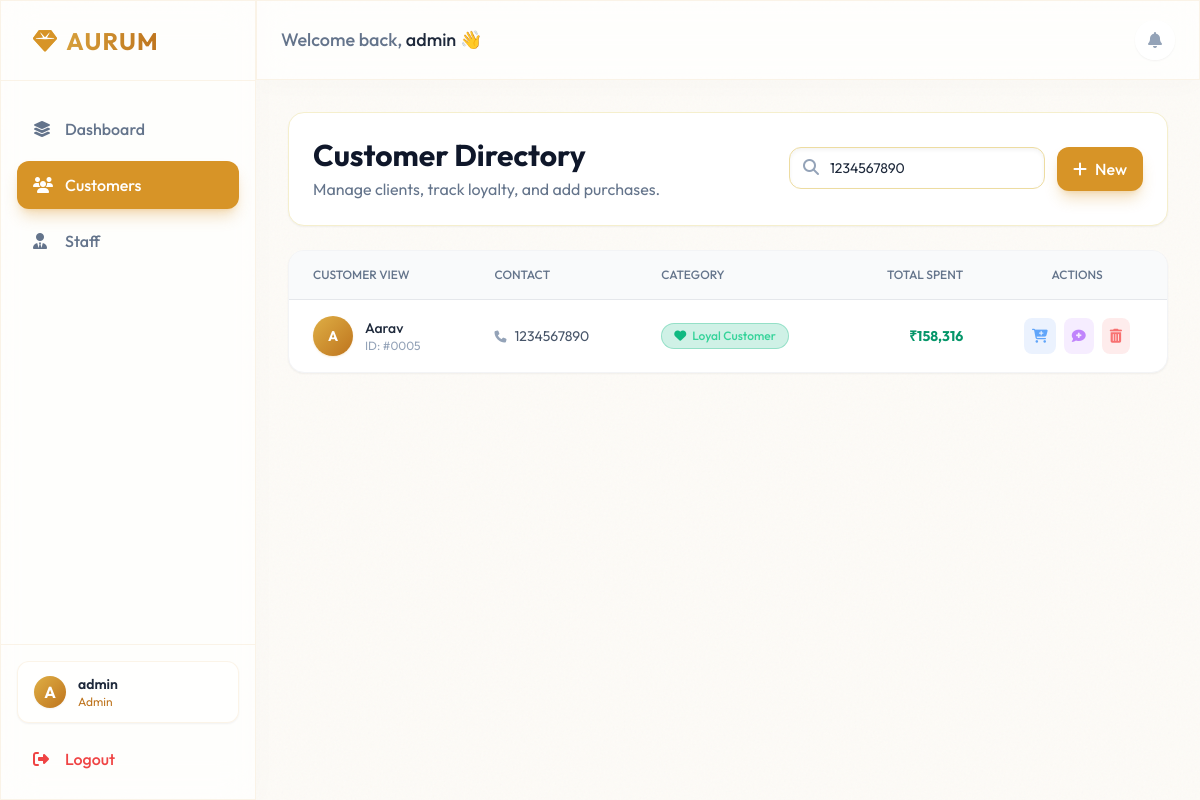
Screenshot of /customers?search=1234567890 (signed in) with the database file from the repository.
### models.py (models this page shows, shortened)
class User(UserMixin, db.Model):
    __tablename__ = 'users'
    id = db.Column(db.Integer, primary_key=True)
    username = db.Column(db.String(150), unique=True, nullable=False)
    password = db.Column(db.String(150), nullable=False)
    role = db.Column(db.String(50), default='Staff') # Admin or Staff
    customers = db.relationship('Customer', backref='staff', lazy=True)

class Customer(db.Model):
    __tablename__ = 'customers'
    id = db.Column(db.Integer, primary_key=True)
    name = db.Column(db.String(150), nullable=False)
    phone = db.Column(db.String(20), nullable=False)
    address = db.Column(db.String(255), nullable=True)
    email = db.Column(db.String(150), nullable=True)
    category = db.Column(db.String(50), default='New Customer')
    total_spending = db.Column(db.Float, default=0.0)
    created_at = db.Column(db.DateTime, default=datetime.utcnow)
    staff_id = db.Column(db.Integer, db.ForeignKey('users.id'), nullable=True)
    purchases = db.relationship('Purchase', backref='customer', lazy=True, cascade="all, delete-orphan")
    notes = db.relationship('Note', backref='customer', lazy=True, cascade="all, delete-orphan")

### app.py (the view, shortened to what this page needs)
@app.route('/customers', methods=['GET', 'POST'])
@login_required
def customers():
    search = request.args.get('search')
    if search:
        customers = Customer.query.filter((Customer.name.contains(search)) | (Customer.phone.contains(search))).all()
    else:
        customers = Customer.query.all()
    staff_members = User.query.all()
    return render_template('customers.html', customers=customers, search_query=search, staff_members=staff_members)

### app.py (called while the page is built)
@login_manager.user_loader
def load_user(user_id):
    return User.query.get(int(user_id))

### templates/customers.html (shortened to what this page needs)
{% extends "base.html" %}
{% block content %}
<div class="space-y-6 animate-[fadeIn_0.5s_ease-out]">
    <div
        class="flex flex-col md:flex-row justify-between items-start md:items-center gap-4 bg-white p-6 rounded-2xl border border-gold-100 shadow-sm">
        <div>
            <h1 class="text-3xl font-bold text-slate-900 mb-1">Customer Directory</h1>
            <p class="text-slate-500">Manage clients, track loyalty, and add purchases.</p>
        </div>
        <div class="flex gap-3 w-full md:w-auto">
            <form action="{{ url_for('customers') }}" method="GET" class="relative flex-1 md:w-64">
                <input type="text" name="search" value="{{ search_query or '' }}" placeholder="Search name or phone..."
                    class="w-full bg-white border border-gold-200 rounded-xl pl-10 pr-4 py-2.5 text-sm text-slate-800 focus:ring-2 focus:ring-gold-500/50 focus:border-gold-500 outline-none shadow-inner">
                <i class="fa-solid fa-search absolute left-3.5 top-3 text-slate-400"></i>
            </form>
            <button onclick="openModal('addCustomerModal')"
                class="bg-gold-500 hover:bg-gold-400 text-white px-4 py-2.5 rounded-xl font-medium shadow-lg shadow-gold-500/30 transition-all hover:-translate-y-0.5 whitespace-nowrap">
                <i class="fa-solid fa-plus mr-2"></i>New
            </button>
        </div>
    </div>
    <div
        class="bg-white shadow-sm hover:shadow-md rounded-2xl border border-gray-100 overflow-hidden transition-all duration-300">
        <div class="overflow-x-auto">
            <table class="w-full text-left text-sm text-slate-600">
                <thead class="text-xs text-slate-500 uppercase bg-gray-50 border-b border-gray-200">
                    <tr>
                        <th class="px-6 py-4 font-medium">Customer View</th>
                        <th class="px-6 py-4 font-medium">Contact</th>
                        <th class="px-6 py-4 font-medium">Category</th>
                        <th class="px-6 py-4 font-medium text-right">Total Spent</th>
                        <th class="px-6 py-4 font-medium text-center">Actions</th>
                    </tr>
                </thead>
                <tbody class="divide-y divide-gray-100">
                    {% for customer in customers %}
                    <tr class="hover:bg-gold-50/50 transition-colors">
                        <td class="px-6 py-4">
                            <div class="flex items-center gap-3 cursor-pointer group"
                                onclick="viewCustomer({{ customer.id }})">
                                <div
                                    class="w-10 h-10 rounded-full bg-gradient-to-br from-gold-400 to-gold-600 flex items-center justify-center text-white font-bold shadow-sm shadow-gold-500/20">
                                    {{ customer.name[0] | upper }}
                                </div>
                                <div>
                                    <h4 class="text-slate-800 font-medium group-hover:text-gold-600 transition-colors">
                                        {{ customer.name }}</h4>
                                    <p class="text-xs text-slate-400">ID: #{{ '%04d' % customer.id }}</p>
                                </div>
                            </div>
                        </td>
                        <td class="px-6 py-4">
                            <p class="text-slate-600"><i class="fa-solid fa-phone text-xs mr-2 text-slate-400"></i>{{
                                customer.phone }}</p>
                        </td>
                        <td class="px-6 py-4">
                            {% set cat_class = 'category-badge-' + customer.category.split(' ')[0] %}
                            <span
                                class="px-3 py-1 rounded-full text-xs font-medium {{ cat_class }} flex items-center inline-flex gap-1.5 w-max">
                                {% if customer.category == 'Gold Member' %}<i
                                    class="fa-solid fa-crown text-gold-500"></i>
                                {% elif customer.category == 'Loyal Customer' %}<i
                                    class="fa-solid fa-heart text-emerald-500"></i>
                                {% else %}<i class="fa-solid fa-star text-blue-500"></i>{% endif %}
                                {{ customer.category }}
                            </span>
                        </td>
                        <td class="px-6 py-4 text-right font-bold text-emerald-600">
                            ₹{{ "{:,.0f}".format(customer.total_spending) }}
                        </td>
                        <td class="px-6 py-4">
                            <div class="flex justify-center gap-2">
                                <button
                                    onclick="openPurchaseModal({{ customer.id }}, '{{ customer.name|replace('\'', '\\\'') }}', '{{ customer.category }}')"
                                    class="p-2 bg-blue-500/10 text-blue-400 hover:bg-blue-500/20 rounded-lg transition-colors"
                                    title="Add Purchase">
                                    <i class="fa-solid fa-cart-plus"></i>
                                </button>
                                <button
                                    onclick="openNoteModal({{ customer.id }}, '{{ customer.name|replace('\'', '\\\'') }}')"
                                    class="p-2 bg-purple-500/10 text-purple-400 hover:bg-purple-500/20 rounded-lg transition-colors"
                                    title="Add Note">
                                    <i class="fa-solid fa-comment-medical"></i>
                                </button>
                                <form action="{{ url_for('delete_customer', id=customer.id) }}" method="POST"
                                    onsubmit="return confirm('Delete this customer?');" class="inline">
                                    <button type="submit"
                                        class="p-2 bg-red-500/10 text-red-400 hover:bg-red-500/20 rounded-lg transition-colors"
                                        title="Delete">
                                        <i class="fa-solid fa-trash-can"></i>
                                    </button>
                                </form>
                            </div>
                        </td>
                    </tr>
                    {% endfor %}
                </tbody>
            </table>
        </div>
    </div>
</div>
{% endblock %}

### templates/base.html (shortened to what this page needs)
<!DOCTYPE html>
<html lang="en">
<head>
    <link rel="stylesheet" href="https://cdnjs.cloudflare.com/ajax/libs/font-awesome/6.4.0/css/all.min.css">
    <script src="https://cdn.tailwindcss.com"></script>
</head>
<body class="font-sans antialiased min-h-screen flex selection:bg-gold-500 selection:text-white">
    {% if current_user.is_authenticated %}
    <aside class="w-64 glass border-r border-gold-500/10 hidden md:flex flex-col flex-shrink-0 transition-all duration-300">
        <div class="h-20 flex items-center px-8 border-b border-gold-500/10">
            <h1 class="text-2xl font-bold text-transparent bg-clip-text bg-gradient-to-r from-gold-400 to-gold-600 tracking-wider">
                <i class="fa-solid fa-gem mr-2 text-gold-500"></i>AURUM
            </h1>
        </div>
        <nav class="flex-1 px-4 py-6 space-y-2">
            <a href="{{ url_for('dashboard') }}" class="flex items-center gap-3 px-4 py-3 rounded-xl transition-all duration-300 {% if request.endpoint == 'dashboard' %}bg-gold-500 text-white shadow-lg shadow-gold-500/30{% else %}text-slate-500 hover:bg-gold-50/50 hover:text-gold-600{% endif %}">
                <i class="fa-solid fa-layer-group w-5"></i>
                <span class="font-medium">Dashboard</span>
            </a>
            <a href="{{ url_for('customers') }}" class="flex items-center gap-3 px-4 py-3 rounded-xl transition-all duration-300 {% if request.endpoint == 'customers' %}bg-gold-500 text-white shadow-lg shadow-gold-500/30{% else %}text-slate-500 hover:bg-gold-50/50 hover:text-gold-600{% endif %}">
                <i class="fa-solid fa-users w-5"></i>
                <span class="font-medium">Customers</span>
            </a>
            <a href="{{ url_for('staff') }}" class="flex items-center gap-3 px-4 py-3 rounded-xl transition-all duration-300 {% if request.endpoint == 'staff' %}bg-gold-500 text-white shadow-lg shadow-gold-500/30{% else %}text-slate-500 hover:bg-gold-50/50 hover:text-gold-600{% endif %}">
                <i class="fa-solid fa-user-tie w-5"></i>
                <span class="font-medium">Staff</span>
            </a>
        </nav>
        <div class="p-4 border-t border-gold-500/10">
            <div onclick="openModal('currentStaffProfileModal')" class="flex items-center gap-3 px-4 py-3 bg-white/50 border border-gold-500/10 rounded-xl mb-3 shadow-sm cursor-pointer hover:bg-gold-50/50 hover:border-gold-500/20 transition-all">
                <div class="w-8 h-8 rounded-full bg-gradient-to-br from-gold-400 to-gold-600 flex items-center justify-center font-bold text-white shadow-sm">
                    {{ current_user.username[0] | upper }}
                </div>
                <div>
                    <p class="text-sm font-semibold text-slate-800">{{ current_user.username }}</p>
                    <p class="text-xs text-gold-600">{{ current_user.role }}</p>
                </div>
            </div>
            <a href="{{ url_for('logout') }}" class="flex items-center gap-3 px-4 py-3 rounded-xl text-red-500 hover:bg-red-50 transition-colors">
                <i class="fa-solid fa-right-from-bracket w-5"></i>
                <span class="font-medium">Logout</span>
            </a>
        </div>
    </aside>
    {% endif %}
    <main class="flex-1 flex flex-col h-screen overflow-hidden">
        <header class="h-20 glass flex items-center justify-between px-6 border-b border-gold-500/10 sticky top-0 z-40">
            {% if current_user.is_authenticated %}
            <div class="hidden md:block">
                <h2 class="text-lg font-medium text-slate-500">Welcome back, <span class="text-slate-800">{{ current_user.username }}</span> 👋</h2>
            </div>
            <div class="flex items-center gap-4">
                <button class="w-10 h-10 rounded-full glass hover:bg-gold-50 transition-colors flex items-center justify-center text-slate-400 hover:text-gold-600 border border-transparent hover:border-gold-500/20 shadow-sm">
                    <i class="fa-solid fa-bell"></i>
                </button>
            </div>
            {% else %}
            <div class="w-full text-center">
                <h1 class="text-2xl font-bold text-transparent bg-clip-text bg-gradient-to-r from-gold-300 to-gold-500 tracking-wider">
                    <i class="fa-solid fa-gem mr-2 text-gold-400"></i>AURUM CRM
                </h1>
            </div>
            {% endif %}
        </header>
        <div class="flex-1 overflow-y-auto p-4 md:p-8">
            {% block content %}{% endblock %}
        </div>
    </main>
</body>
</html>

### templates/base.html (style rules this page uses)
body { background-color: #fdfbf7; color: #1e293b; }
.glass { background: rgba(255, 255, 255, 0.7); backdrop-filter: blur(16px); -webkit-backdrop-filter: blur(16px); border: 1px solid rgba(255, 255, 255, 0.8); box-shadow: 0 4px 30px rgba(0, 0, 0, 0.02); }
.category-badge-Loyal { background: rgba(16, 185, 129, 0.2); color: #34d399; border: 1px solid rgba(16, 185, 129, 0.3); }

### rows the page displays
User: username "A", username "admin", role "Admin"
Customer: name "A", name "Aarav", id "0005", phone "1234567890", category "Loyal Customer", total_spending "158,316"
